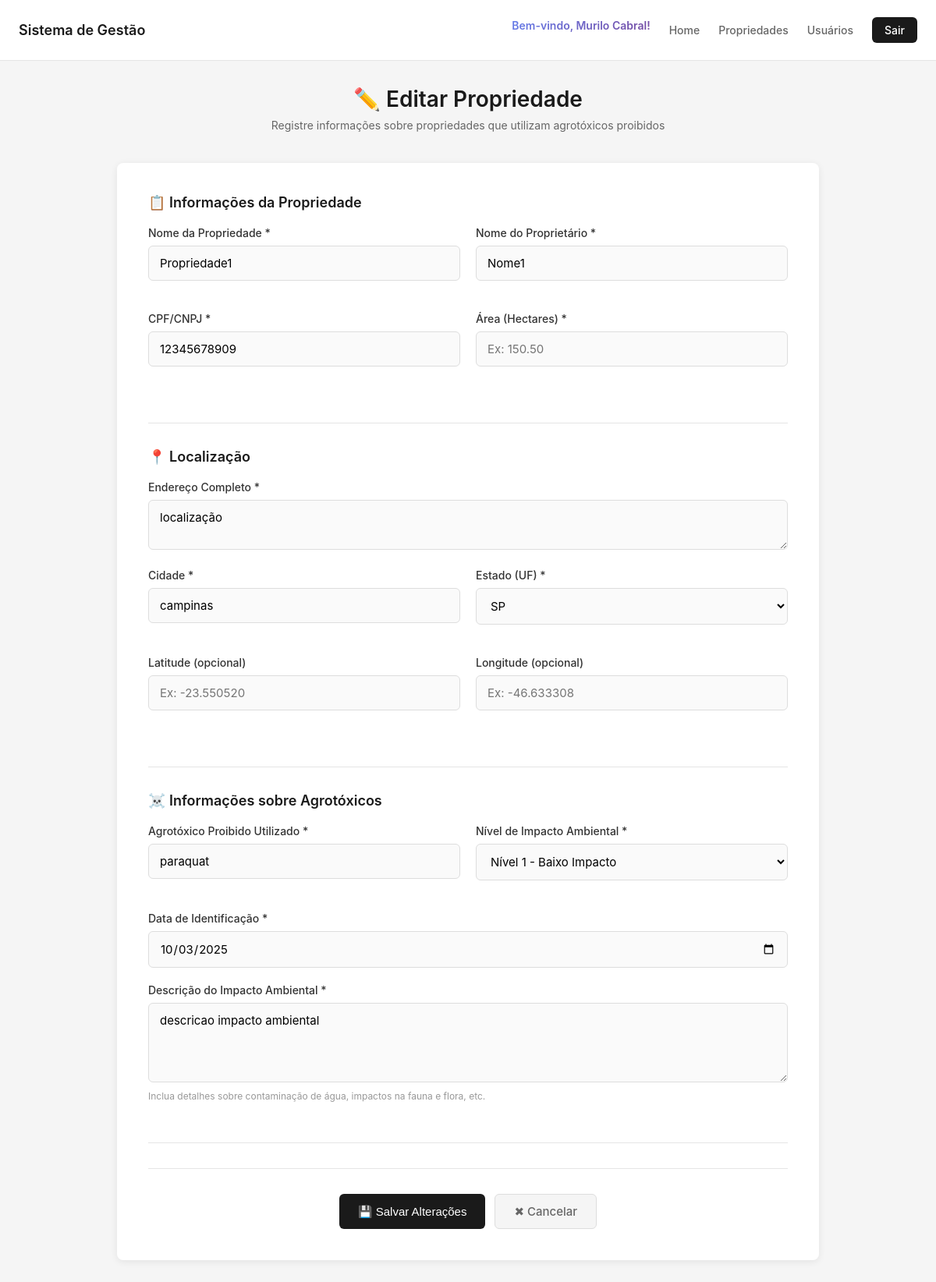
Page /propriedades/2/editar/ (signed in) on the committed database.
### core/models.py (models this page shows, shortened)
class PropriedadeRural(models.Model):
    NIVEL_CHOICES = [
        (1, 'Nível 1 - Baixo Impacto'),
        (2, 'Nível 2 - Médio Impacto'),
        (3, 'Nível 3 - Alto Impacto'),
    ]
    nome_propriedade = models.CharField(max_length=200, verbose_name="Nome da Propriedade")
    proprietario = models.CharField(max_length=200, verbose_name="Nome do Proprietário")
    cpf_cnpj = models.CharField(max_length=18, verbose_name="CPF/CNPJ")
    endereco = models.TextField(verbose_name="Endereço Completo")
    cidade = models.CharField(max_length=100, verbose_name="Cidade")
    estado = models.CharField(max_length=2, verbose_name="Estado (UF)")
    area_hectares = models.DecimalField(
        max_digits=10,
        decimal_places=2,
        validators=[MinValueValidator(0.01)],
        verbose_name="Área em Hectares"
    )
    agrotoxico_utilizado = models.CharField(max_length=200, verbose_name="Agrotóxico Proibido Utilizado")
    nivel_impacto = models.IntegerField(
        choices=NIVEL_CHOICES,
        verbose_name="Nível de Impacto Ambiental"
    )
    descricao_impacto = models.TextField(
        verbose_name="Descrição do Impacto",
        help_text="Descreva os impactos observados nos lençóis freáticos, rios e mares"
    )
    data_identificacao = models.DateField(
        default=timezone.now,
        verbose_name="Data de Identificação"
    )
    latitude = models.DecimalField(
        max_digits=9,
        decimal_places=6,
        null=True,
        blank=True,
        verbose_name="Latitude"
    )
    longitude = models.DecimalField(
        max_digits=9,
        decimal_places=6,
        null=True,
        blank=True,
        verbose_name="Longitude"
    )
    usuario_cadastro = models.ForeignKey(
        User,
        on_delete=models.SET_NULL,
        null=True,
        verbose_name="Cadastrado por"
    )
    data_cadastro = models.DateTimeField(auto_now_add=True, verbose_name="Data de Cadastro")
    data_atualizacao = models.DateTimeField(auto_now=True, verbose_name="Última Atualização")
    ativo = models.BooleanField(default=True, verbose_name="Registro Ativo")
    class Meta:
        verbose_name = "Propriedade Rural"
        verbose_name_plural = "Propriedades Rurais"
        ordering = ['-data_cadastro']

### core/views.py (the view, shortened to what this page needs)
# urls.py: path("propriedades/<int:pk>/editar/", views.propriedade_update, name="propriedade_update"),
@login_required
def propriedade_update(request, pk):
    propriedade = get_object_or_404(PropriedadeRural, pk=pk, ativo=True)
    return render(request, 'core/propriedade_form.html', {'propriedade': propriedade})

### core/templates/core/propriedade_form.html (shortened to what this page needs)
{% extends 'core/base.html' %}
{% load static %}
{% block extra_styles %}
<link rel="stylesheet" href="{% static 'core/css/propriedades.css' %}">
{% endblock %}
{% block content %}
<div class="form-container">
    <div class="form-header">
        <h2>{% if propriedade %}✏️ Editar Propriedade{% else %}➕ Nova Propriedade Rural{% endif %}</h2>
        <p>Registre informações sobre propriedades que utilizam agrotóxicos proibidos</p>
    </div>
    <form method="post" class="property-form">
        <div class="form-section">
            <h3>📋 Informações da Propriedade</h3>
            <div class="form-row">
                <div class="form-group">
                    <label for="nome_propriedade">Nome da Propriedade *</label>
                    <input
                        type="text"
                        id="nome_propriedade"
                        name="nome_propriedade"
                        required
                        value="{% if propriedade %}{{ propriedade.nome_propriedade }}{% endif %}"
                        placeholder="Ex: Fazenda Santa Rita"
                    >
                </div>
                <div class="form-group">
                    <label for="proprietario">Nome do Proprietário *</label>
                    <input
                        type="text"
                        id="proprietario"
                        name="proprietario"
                        required
                        value="{% if propriedade %}{{ propriedade.proprietario }}{% endif %}"
                        placeholder="Ex: João da Silva"
                    >
                </div>
            </div>
            <div class="form-row">
                <div class="form-group">
                    <label for="cpf_cnpj">CPF/CNPJ *</label>
                    <input
                        type="text"
                        id="cpf_cnpj"
                        name="cpf_cnpj"
                        required
                        value="{% if propriedade %}{{ propriedade.cpf_cnpj }}{% endif %}"
                        placeholder="Ex: 123.456.789-00"
                    >
                </div>
                <div class="form-group">
                    <label for="area_hectares">Área (Hectares) *</label>
                    <input
                        type="number"
                        id="area_hectares"
                        name="area_hectares"
                        step="0.01"
                        min="0.01"
                        required
                        value="{% if propriedade %}{{ propriedade.area_hectares }}{% endif %}"
                        placeholder="Ex: 150.50"
                    >
                </div>
            </div>
        </div>
        <div class="form-section">
            <h3>📍 Localização</h3>
            <div class="form-group">
                <label for="endereco">Endereço Completo *</label>
                <textarea
                    id="endereco"
                    name="endereco"
                    rows="2"
                    required
                    placeholder="Ex: Rodovia BR-101, Km 45, Zona Rural"
                >{% if propriedade %}{{ propriedade.endereco }}{% endif %}</textarea>
            </div>
            <div class="form-row">
                <div class="form-group">
                    <label for="cidade">Cidade *</label>
                    <input
                        type="text"
                        id="cidade"
                        name="cidade"
                        required
                        value="{% if propriedade %}{{ propriedade.cidade }}{% endif %}"
                        placeholder="Ex: Campinas"
                    >
                </div>
                <div class="form-group">
                    <label for="estado">Estado (UF) *</label>
                    <select id="estado" name="estado" required>
                        <option value="SP" {% if propriedade.estado == 'SP' %}selected{% endif %}>SP</option>
                    </select>
                </div>
            </div>
            <div class="form-row">
                <div class="form-group">
                    <label for="latitude">Latitude (opcional)</label>
                    <input
                        type="number"
                        id="latitude"
                        name="latitude"
                        step="0.000001"
                        value="{% if propriedade %}{{ propriedade.latitude }}{% endif %}"
                        placeholder="Ex: -23.550520"
                    >
                </div>
                <div class="form-group">
                    <label for="longitude">Longitude (opcional)</label>
                    <input
                        type="number"
                        id="longitude"
                        name="longitude"
                        step="0.000001"
                        value="{% if propriedade %}{{ propriedade.longitude }}{% endif %}"
                        placeholder="Ex: -46.633308"
                    >
                </div>
            </div>
        </div>
        <div class="form-section">
            <h3>☠️ Informações sobre Agrotóxicos</h3>
            <div class="form-row">
                <div class="form-group">
                    <label for="agrotoxico_utilizado">Agrotóxico Proibido Utilizado *</label>
                    <input
                        type="text"
                        id="agrotoxico_utilizado"
                        name="agrotoxico_utilizado"
                        required
                        value="{% if propriedade %}{{ propriedade.agrotoxico_utilizado }}{% endif %}"
                        placeholder="Ex: Paraquat, DDT, Endosulfan"
                    >
                </div>
                <div class="form-group">
                    <label for="nivel_impacto">Nível de Impacto Ambiental *</label>
                    <select id="nivel_impacto" name="nivel_impacto" required>
                        <option value="1" {% if propriedade.nivel_impacto == 1 %}selected{% endif %}>Nível 1 - Baixo Impacto</option>
                    </select>
                </div>
            </div>
            <div class="form-group">
                <label for="data_identificacao">Data de Identificação *</label>
                <input
                    type="date"
                    id="data_identificacao"
                    name="data_identificacao"
                    required
                    value="{% if propriedade %}{{ propriedade.data_identificacao|date:'Y-m-d' }}{% endif %}"
                >
            </div>
            <div class="form-group">
                <label for="descricao_impacto">Descrição do Impacto Ambiental *</label>
                <textarea
                    id="descricao_impacto"
                    name="descricao_impacto"
                    rows="4"
                    required
                    placeholder="Descreva os impactos observados nos lençóis freáticos, rios e mares..."
                >{% if propriedade %}{{ propriedade.descricao_impacto }}{% endif %}</textarea>
                <small class="form-help">Inclua detalhes sobre contaminação de água, impactos na fauna e flora, etc.</small>
            </div>
        </div>
        <div class="form-actions">
            <button type="submit" class="btn-primary">
                {% if propriedade %}💾 Salvar Alterações{% else %}➕ Cadastrar Propriedade{% endif %}
            </button>
            <a href="{% url 'propriedades_list' %}" class="btn-secondary">
                ✖ Cancelar
            </a>
        </div>
    </form>
</div>
{% endblock %}

### core/templates/core/base.html (shortened to what this page needs)
{% load static %}
<!DOCTYPE html>
<html lang="pt-br">
  <head>
    <link rel="stylesheet" href="{% static 'core/css/base.css' %}" />
    {% block extra_styles %}{% endblock %}
  </head>
  <body>
    <nav class="navbar">
      <div class="navbar-container">
        <a class="navbar-brand" href="{% url 'index' %}"
          >Sistema de Gestão</a
        >
        <div class="navbar-nav">
          {% if user.is_authenticated %}
          <div class="user-info-navbar">
            <span class="welcome-message">
              Bem-vindo, {{ user.get_full_name|default:user.username }}!
            </span>
            <span class="badge-perfil-nav badge-perfil-{{ user.perfil.tipo_perfil|lower }}">
            </span>
          </div>
          <a class="nav-link" href="{% url 'index' %}">Home</a>
          <a class="nav-link" href="{% url 'propriedades_list' %}"
            >Propriedades</a
          >
          <a class="nav-link" href="{% url 'usuarios_list' %}">Usuários</a>
          <a class="btn-logout" href="{% url 'logout' %}">Sair</a>
          {% else %}
          <a class="btn-login" href="{% url 'login' %}">Entrar</a>
          {% endif %}
        </div>
      </div>
    </nav>
    <main class="container">
       {% block content %}{% endblock %}
    </main>
  </body>
</html>

### core/static/core/css/base.css (style rules this page uses)
* { margin: 0; padding: 0; box-sizing: border-box; }
body { font-family: -apple-system, BlinkMacSystemFont, "Segoe UI", Roboto, "Helvetica Neue", Arial, sans-serif; background-color: #f5f5f5; min-height: 100vh; }
.navbar { background-color: white; border-bottom: 1px solid #e5e5e5; padding: 16px 0; }
.navbar-container { max-width: 1200px; margin: 0 auto; padding: 0 24px; display: flex; justify-content: space-between; align-items: center; }
.navbar-brand { font-size: 18px; font-weight: 600; color: #1a1a1a; text-decoration: none; }
.navbar-nav { display: flex; gap: 24px; align-items: center; }
.user-info-navbar { display: flex; flex-direction: column; gap: 4px; padding: 8px 0; }
.welcome-message { color: #1a1a1a; font-size: 14px; font-weight: 600; background: linear-gradient(135deg, #667eea 0%, #764ba2 100%); background-clip: text; -webkit-background-clip: text; -webkit-text-fill-color: transparent; white-space: nowrap; }
.badge-perfil-nav { display: inline-block; padding: 4px 10px; border-radius: 10px; font-size: 11px; font-weight: 600; white-space: nowrap; align-self: flex-start; }
.nav-link { color: #666; text-decoration: none; font-size: 14px; font-weight: 500; transition: color 0.2s ease; }
.btn-logout { background: #1a1a1a; color: white; border: none; padding: 8px 16px; border-radius: 6px; font-size: 14px; font-weight: 500; cursor: pointer; text-decoration: none; display: inline-block; transition: background-color 0.2s ease; }
.container { max-width: 1200px; margin: 32px auto; padding: 0 24px; }

### core/static/core/css/propriedades.css (style rules this page uses)
.btn-primary, .btn-secondary, .btn-danger { padding: 12px 24px; border: none; border-radius: 6px; font-size: 15px; font-weight: 500; cursor: pointer; text-decoration: none; display: inline-block; transition: all 0.2s ease; }
.btn-primary { background: #1a1a1a; color: white; }
.btn-secondary { background: #f5f5f5; color: #666; border: 1px solid #ddd; }
.form-container { max-width: 900px; margin: 0 auto; }
.form-header { text-align: center; margin-bottom: 40px; }
.form-header h2 { font-size: 28px; font-weight: 600; color: #1a1a1a; margin-bottom: 8px; }
.form-header p { font-size: 14px; color: #666; }
.property-form { background: white; border-radius: 8px; padding: 40px; box-shadow: 0 2px 10px rgba(0, 0, 0, 0.08); }
.form-section { margin-bottom: 32px; padding-bottom: 32px; border-bottom: 1px solid #e5e5e5; }
.form-section h3 { font-size: 18px; font-weight: 600; color: #1a1a1a; margin-bottom: 20px; }
.form-row { display: grid; grid-template-columns: 1fr 1fr; gap: 20px; margin-bottom: 20px; }
.form-group { margin-bottom: 20px; }
.form-group label { display: block; margin-bottom: 8px; color: #333; font-weight: 500; font-size: 14px; }
.form-group input, .form-group select, .form-group textarea { width: 100%; padding: 12px 14px; border: 1px solid #ddd; border-radius: 6px; font-size: 15px; transition: border-color 0.2s ease; background-color: #fafafa; font-family: inherit; }
.form-help { display: block; margin-top: 6px; font-size: 12px; color: #999; }
.form-actions { display: flex; gap: 12px; justify-content: center; margin-top: 32px; padding-top: 32px; border-top: 1px solid #e5e5e5; }

### rows in the picture
PropriedadeRural: nome_propriedade "Propriedade1", proprietario "Nome1", cpf_cnpj "12345678909", endereco "localização", cidade "campinas", estado "SP", agrotoxico_utilizado "paraquat", nivel_impacto "Nível 1 - Baixo Impacto", data_identificacao "10/03/2025", descricao_impacto "descricao impacto ambiental"

### other values in the picture
{{ user.get_full_name|default:user.username }} "Murilo Cabral"
